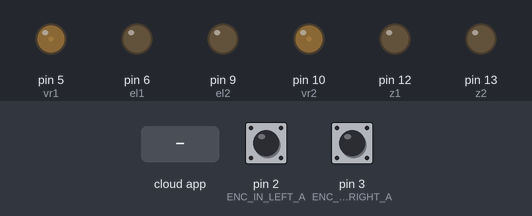
A sketch run on a simulated Arduino Uno, built with avr-gcc and run on an emulated ATmega328P. Parts: output pins drawn as LEDs (lit = HIGH). Inputs (shaded band) come from the test bench; at power-on: pin 2 (ENC_IN_LEFT_A) HIGH, pin 3 (ENC_IN_RIGHT_A) HIGH. The ROS host is connected and sends only what is stated.

Above: at 1.2 s.
1.3 s: the phone or cloud app sets linear.x to -100
At 2.7 s:
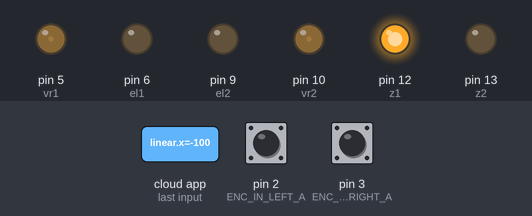
3.5 s: the phone or cloud app sets linear.x to 100
At 5.2 s:
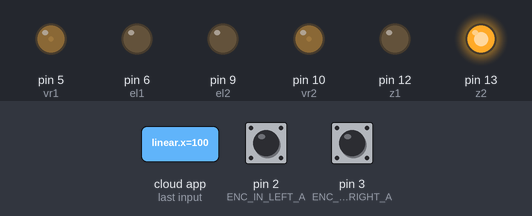
5.5 s: the phone or cloud app sets angular.z to 100
At 5.9 s:
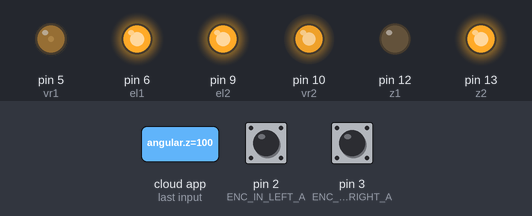
7.5 s: the phone or cloud app sets linear.x to 0
At 7.9 s:
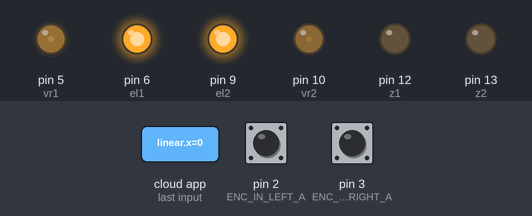
9.5 s: the phone or cloud app sets angular.z to -100
At 11.1 s:
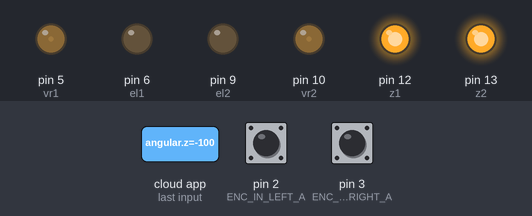
Timing chart, 0 to 12.5 s (numbered marks = the images above; inputs shaded):
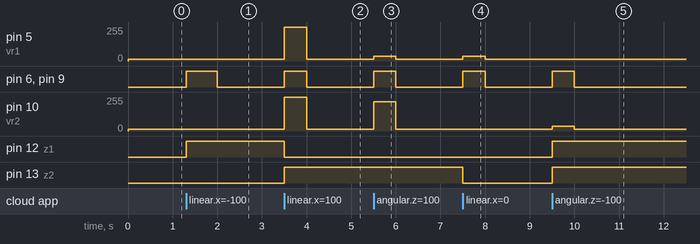

Measured:
- after the input at 1.3 s, pin 6 (el1), pin 9 (el2): LOW → HIGH at once, → LOW 0.70 s later; pin 12 (z1): LOW → HIGH at once
- after the input at 3.5 s, pin 5 (vr1), pin 10 (vr2): 15/255 → 255/255 at once, → 15/255 0.50 s later; pin 6 (el1), pin 9 (el2): LOW → HIGH at once, → LOW 0.50 s later; pin 12 (z1): HIGH → LOW at once; pin 13 (z2): LOW → HIGH at once
- after the input at 5.5 s, pin 5 (vr1): 15/255 → 34/255 at once, → 15/255 0.50 s later; pin 6 (el1), pin 9 (el2): LOW → HIGH at once, → LOW 0.50 s later; pin 10 (vr2): 15/255 → 219/255 at once, → 15/255 0.50 s later
- after the input at 7.5 s, pin 5 (vr1): 15/255 → 35/255 at once, → 15/255 0.50 s later; pin 6 (el1), pin 9 (el2): LOW → HIGH at once, → LOW 0.50 s later; pin 13 (z2): HIGH → LOW at once
- after the input at 9.5 s, pin 6 (el1), pin 9 (el2): LOW → HIGH at once, → LOW 0.50 s later; pin 10 (vr2): 15/255 → 35/255 at once, → 15/255 0.50 s later; pin 12 (z1), pin 13 (z2): LOW → HIGH at once

The sketch:

diff.ino
```cpp
#include <ros.h>
#include <std_msgs/Int16.h>
#include <geometry_msgs/Twist.h>

ros::NodeHandle nh;

// Encoder output to Arduino Interrupt pin. Tracks the tick count.
#define ENC_IN_LEFT_A 2
#define ENC_IN_RIGHT_A 3

// Other encoder output to Arduino to keep track of wheel direction
// Tracks the direction of rotation.
#define ENC_IN_LEFT_B 4
#define ENC_IN_RIGHT_B 11


// True = Forward; False = Reverse
boolean Direction_left = true;
boolean Direction_right = true;

// Minumum and maximum values for 16-bit integers
// Range of 65,535
const int encoder_minimum = -32768;
const int encoder_maximum = 32767;

// Keep track of the number of wheel ticks
std_msgs::Int16 right_wheel_tick_count;
ros::Publisher rightPub("right_ticks", &right_wheel_tick_count);

std_msgs::Int16 left_wheel_tick_count;
ros::Publisher leftPub("left_ticks", &left_wheel_tick_count);


// Time interval for measurements in milliseconds
const int interval = 30;
long previousMillis = 0;
long currentMillis = 0;


////////////////// Motor Controller Variables and Constants ///////////////////

// Motor A connections
const int el1=6;
const int z1 = 12;
const int vr1 = 5;

//const int el1=9;
//const int z1 = 13;
//const int vr1 = 10;


// Motor B connections
//const int el2=6;
//const int z2 = 12;
//const int vr2 = 5;

const int el2=9;
const int z2 = 13;
const int vr2 = 10;


// How much the PWM value can change each cycle
const int PWM_INCREMENT = 1;

// Number of ticks per wheel revolution. We won't use this in this code.*****
const int TICKS_PER_REVOLUTION = 47;

// Wheel radius in meters*****
const double WHEEL_RADIUS = 0.081;


// Distance from center of the left tire to the center of the right tire in m *****
const double WHEEL_BASE = 0.279;

// Number of ticks a wheel makes moving a linear distance of 1 meter *****
// This value was measured manually.
const double TICKS_PER_METER = 95; // Originally 2880


// Proportional constant, which was measured by measuring the ****
// PWM-Linear Velocity relationship for the robot.
const int K_P = 45;

// Y-intercept for the PWM-Linear Velocity relationship for the robot****
const int b = 18;

// Correction multiplier for drift. Chosen through experimentation.****
const int DRIFT_MULTIPLIER = 20;

// Turning PWM output (0 = min, 255 = max for PWM values)
const int PWM_TURN = 15;

// Set maximum and minimum limits for the PWM values
const int PWM_MIN = 15; // about 0.1 m/s
const int PWM_MAX = 25; // about 0.172 m/s

// Set linear velocity and PWM variable values for each wheel
double velLeftWheel = 0;
double velRightWheel = 0;
double pwmLeftReq = 0;
double pwmRightReq = 0;

// Record the time that the last velocity command was received
double lastCmdVelReceived = 0;


/////////////////////// Tick Data Publishing Functions ////////////////////////

// Increment the number of ticks
void right_wheel_tick() {

  // Read the value for the encoder for the right wheel
  int val = digitalRead(ENC_IN_RIGHT_B);


  if (val == LOW) {
    Direction_right = false; // Reverse
  }
  else {
    Direction_right = true; // Forward
  }

  if (Direction_right) {

    if (right_wheel_tick_count.data == encoder_maximum) {
      right_wheel_tick_count.data = encoder_minimum;
    }
    else {
      right_wheel_tick_count.data++;
    }
  }
  else {
    if (right_wheel_tick_count.data == encoder_minimum) {
      right_wheel_tick_count.data = encoder_maximum;
    }
    else {
      right_wheel_tick_count.data--;
    }
  }
}

// Increment the number of ticks
void left_wheel_tick() {

  // Read the value for the encoder for the left wheel
  int val = digitalRead(ENC_IN_LEFT_B);


  if (val == LOW) {
    Direction_left = true; // Reverse
  }
  else {
    Direction_left = false; // Forward
  }

  if (Direction_left) {
    if (left_wheel_tick_count.data == encoder_maximum) {
      left_wheel_tick_count.data = encoder_minimum;
    }
    else {
      left_wheel_tick_count.data++;
    }
  }
  else {
    if (left_wheel_tick_count.data == encoder_minimum) {
      left_wheel_tick_count.data = encoder_maximum;
    }
    else {
      left_wheel_tick_count.data--;
    }
  }
}


/////////////////////// Motor Controller Functions ////////////////////////////

// Calculate the left wheel linear velocity in m/s every time a
// tick count message is rpublished on the /left_ticks topic.
void calc_vel_left_wheel(){

  // Previous timestamp
  static double prevTime = 0;

  // Variable gets created and initialized the first time a function is called.
  static int prevLeftCount = 0;

  // Manage rollover and rollunder when we get outside the 16-bit integer range
  int numOfTicks = (65535 + left_wheel_tick_count.data - prevLeftCount) % 65535;

  // If we have had a big jump, it means the tick count has rolled over.
  if (numOfTicks > 10000) {
        numOfTicks = 0 - (65535 - numOfTicks);
  }

  // Calculate wheel velocity in meters per second
  velLeftWheel = numOfTicks/TICKS_PER_METER/((millis()/1000)-prevTime);

  // Keep track of the previous tick count
  prevLeftCount = left_wheel_tick_count.data;

  // Update the timestamp
  prevTime = (millis()/1000);

}

// Calculate the right wheel linear velocity in m/s every time a
// tick count message is published on the /right_ticks topic.
void calc_vel_right_wheel(){

  // Previous timestamp
  static double prevTime = 0;

  // Variable gets created and initialized the first time a function is called.
  static int prevRightCount = 0;

  // Manage rollover and rollunder when we get outside the 16-bit integer range
  int numOfTicks = (65535 + right_wheel_tick_count.data - prevRightCount) % 65535;

  if (numOfTicks > 10000) {
        numOfTicks = 0 - (65535 - numOfTicks);
  }

  // Calculate wheel velocity in meters per second
  velRightWheel = numOfTicks/TICKS_PER_METER/((millis()/1000)-prevTime);

  prevRightCount = right_wheel_tick_count.data;

  prevTime = (millis()/1000);

}

// Take the velocity command as input and calculate the PWM values.
void calc_pwm_values(const geometry_msgs::Twist& cmdVel) {

  // Record timestamp of last velocity command received
  lastCmdVelReceived = (millis()/1000);

  // Calculate the PWM value given the desired velocity

  pwmLeftReq = (cmdVel.linear.x+((cmdVel.angular.z*0.279)/2))*(255);
  pwmRightReq = (cmdVel.linear.x-((cmdVel.angular.z*0.279)/2))*(255);


  // Handle low PWM values
//  if (abs(pwmLeftReq) < PWM_MIN) {
//    pwmLeftReq = 0;
//  }
//  if (abs(pwmRightReq) < PWM_MIN) {
//    pwmRightReq = 0;
//  }
}


void set_pwm_values() {

  // These variables will hold our desired PWM values
  static int pwmLeftOut = 0;
  static int pwmRightOut = 0;

  // If the required PWM is of opposite sign as the output PWM, we want to
  // stop the car before switching direction
  static bool stopped = false;
  if ((pwmLeftReq * velLeftWheel < 0 && pwmLeftOut != 0) ||
      (pwmRightReq * velRightWheel < 0 && pwmRightOut != 0)) {
    pwmLeftReq = 0;
    pwmRightReq = 0;
  }

  // Set the direction of the motors
  if (pwmLeftReq > 0) { // Left wheel forward
    digitalWrite(z1,LOW);
    digitalWrite(el1,HIGH);
//    Serial.println("frl");
//    Serial.print(pwmRightOut);
//    Serial.println();


  }
  else if (pwmLeftReq < 0) { // Left wheel reverse

    digitalWrite(z1,HIGH);
    digitalWrite(el1,HIGH);
//    Serial.println("rvl");
//    Serial.print(pwmRightOut);
//    Serial.println();


  }
  else if (pwmLeftReq == 0 && pwmLeftOut == 0 ) { // Left wheel stop

    digitalWrite(el1,LOW);
  }
  else { // Left wheel stop

    digitalWrite(el1,LOW);
  }

  if (pwmRightReq > 0) { // Right wheel forward
     digitalWrite(z2,HIGH);
    digitalWrite(el2,HIGH);
//    Serial.println("frr");
//    Serial.print(pwmLeftOut);
//    Serial.println();
  }
  else if(pwmRightReq < 0) { // Right wheel reverse
    digitalWrite(z2,LOW);
    digitalWrite(el2,HIGH);
//    Serial.println("rvr");
//    Serial.print(pwmLeftOut);
//    Serial.println();
  }
  else if (pwmRightReq == 0 && pwmRightOut == 0) { // Right wheel stop

    digitalWrite(el2,LOW);
  }
  else { // Right wheel stop

    digitalWrite(el2,LOW);
  }

  // Increase the required PWM if the robot is not moving
  if (pwmLeftReq != 0 && velLeftWheel == 0) {
    pwmLeftReq *= 1.5;
  }
  if (pwmRightReq != 0 && velRightWheel == 0) {
    pwmRightReq *= 1.5;
  }

  // Calculate the output PWM value by making slow changes to the current value
//  if (abs(pwmLeftReq) > pwmLeftOut) {
//    pwmLeftOut += PWM_INCREMENT;
//  }
//  else if (abs(pwmLeftReq) < pwmLeftOut) {
//    pwmLeftOut -= PWM_INCREMENT;
//  }
//  else{}
//
//  if (abs(pwmRightReq) > pwmRightOut) {
//    pwmRightOut += PWM_INCREMENT;
//  }
//  else if(abs(pwmRightReq) < pwmRightOut) {
//    pwmRightOut -= PWM_INCREMENT;
//  }
//  else{}

  // Conditional operator to limit PWM output at the maximum
  pwmLeftOut = (pwmLeftReq > PWM_MAX) ? PWM_MAX : pwmLeftReq;
  pwmRightOut = (pwmRightReq > PWM_MAX) ? PWM_MAX : pwmRightReq;

  // PWM output cannot be less than 0
  pwmLeftOut = (pwmLeftReq < PWM_MIN) ? PWM_MIN: pwmLeftReq;
  pwmRightOut = (pwmRightReq < PWM_MIN) ? PWM_MIN : pwmRightReq;

  // Set the PWM value on the pins
  analogWrite(vr1, pwmLeftOut);
  analogWrite(vr2, pwmRightOut);
}


// Set up ROS subscriber to the velocity command
ros::Subscriber<geometry_msgs::Twist> subCmdVel("cmd_vel", &calc_pwm_values );


void setup() {

  // Set pin states of the encoder
  pinMode(ENC_IN_LEFT_A , INPUT_PULLUP);
  pinMode(ENC_IN_LEFT_B , INPUT);
  pinMode(ENC_IN_RIGHT_A , INPUT_PULLUP);
  pinMode(ENC_IN_RIGHT_B , INPUT);

  // Every time the pin goes high, this is a tick
  attachInterrupt(digitalPinToInterrupt(ENC_IN_LEFT_A), left_wheel_tick, RISING);
  attachInterrupt(digitalPinToInterrupt(ENC_IN_RIGHT_A), right_wheel_tick, RISING);

  // Motor control pins are outputs
  pinMode(el1, OUTPUT);
  pinMode(el2, OUTPUT);
  pinMode(vr1, OUTPUT);
  pinMode(vr2, OUTPUT);
  pinMode(z1, OUTPUT);
  pinMode(z2, OUTPUT);
//  Serial.begin(9600);


// Turn off motors - Initial state
  digitalWrite(el1, LOW);
  digitalWrite(el2, LOW);


  // Set the motor speed
  analogWrite(vr1, 0);
  analogWrite(vr2, 0);


 // ROS Setup
  nh.getHardware()->setBaud(115200);
  nh.initNode();
  nh.advertise(rightPub);
  nh.advertise(leftPub);
  nh.subscribe(subCmdVel);
}


void loop() {

  nh.spinOnce();

  // Record the time
  currentMillis = millis();

  // If the time interval has passed, publish the number of ticks,
  // and calculate the velocities.
  if (currentMillis - previousMillis > interval) {

    previousMillis = currentMillis;

    // Publish tick counts to topics
//    leftPub.publish( &left_wheel_tick_count );
//    rightPub.publish( &right_wheel_tick_count );
       leftPub.publish( &right_wheel_tick_count );
    rightPub.publish( &left_wheel_tick_count );

    // Calculate the velocity of the right and left wheels
    calc_vel_right_wheel();
    calc_vel_left_wheel();

  }

  // Stop the car if there are no cmd_vel messages
  if((millis()/1000) - lastCmdVelReceived > .5) {
    pwmLeftReq = 0;
    pwmRightReq = 0;
  }

  set_pwm_values();
}
```
